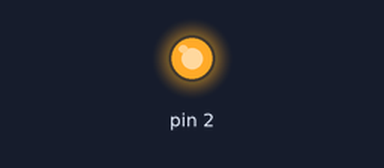
The sketch below on a simulated Arduino Uno, built with avr-gcc and run on an emulated ATmega328P. Shown: output pins drawn as LEDs (lit = HIGH).

Above: at 1.0 s.
At 5.5 s:
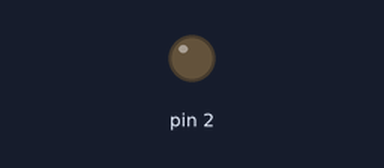
Timing chart, 0 to 6.9 s (numbered marks = the images above):
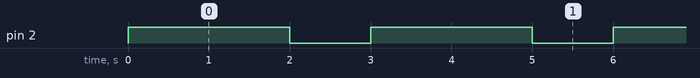

The sketch:

Untitled.ino
```cpp
void setup(){

// Digital pin seçmeliyim
pinMode(2,OUTPUT);
}


void loop(){
digitalWrite(2,HIGH);//lamba yan
delay(2000);
digitalWrite(2,LOW);// Lamba son
delay(1000);
}
```

Measured:
- by itself, pin 2: alternates HIGH for 2.0 s and LOW for 1.0 s
